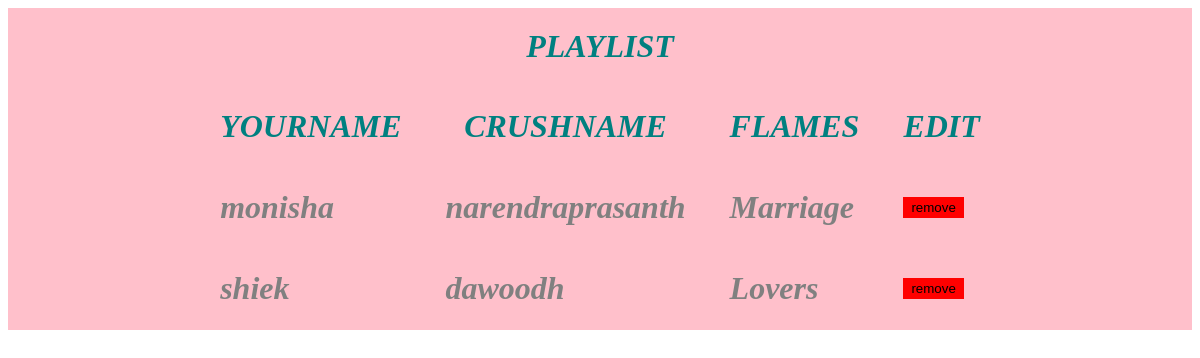
The app's page /playList with its own data.
### tables this page shows
CREATE TABLE "playlist" (
	"username"	TEXT NOT NULL,
	"yourname"	TEXT NOT NULL
, "crushname"	TEXT NOT NULL, "flames"	TEXT NOT NULL);

### app.py (the view)
@app.route("/playList")
def playList():
    conn=sql.connect("flames.db")
    cur=conn.cursor()
    cur.execute("select * from loginuser")
    data=cur.fetchall()
    data=data[-1][0]
    conn=sql.connect("flames.db")
    cur=conn.cursor()
    cur.execute("select * from playlist where username=?",(data,))
    data1=cur.fetchall()
    return render_template("playlist.html",data=data1)

### templates/playlist.html (shortened to what this page needs)
<!DOCTYPE html>
<html>
    <head>
        <link rel="stylesheet" href="static/playlist.css">
    </head>
    <body>
        <div class="flex">
            <h1 class="dark">PLAYLIST</h1>
            <table>
                <tr>
                    <th><h1 class="dark">YOURNAME</h1></th>
                    <th><h1 class="dark">CRUSHNAME</h1></th>
                    <th><h1 class="dark">FLAMES</h1></th>
                    <th><h1 class="dark">EDIT</h1></th>
                </tr>
                {%for i in data%}
                <tr>
                    <td><h1 class="text">{{i[1]}}</h1></td>
                    <td><h1 class="text">{{i[2]}}</h1></td>
                    <td><h1 class="text">{{i[3]}}</h1></td>
                    <td><a class="text"  href="{{url_for('Remove', username=i[0],yourname=i[1],crushname=i[2])}}"><button class="but">remove</button></a></td>
                </tr>
                {%endfor%}
            </table>
        </div>
    </body>
</html>

### static/playlist.css (style rules this page uses)
.flex { display: flex; flex-direction:column; justify-content:center; align-items:center; height:100%; width:100%; background-color: pink; }
.dark { margin:20px; color:teal; font-style: italic; }
.text { margin:20px; color:gray; font-style: italic; }
.but { background-color: red; border:2px solid red; }

### records on screen
playlist: yourname "monisha", crushname "narendraprasanth", flames "Marriage"
playlist: yourname "shiek", crushname "dawoodh", flames "Lovers"
